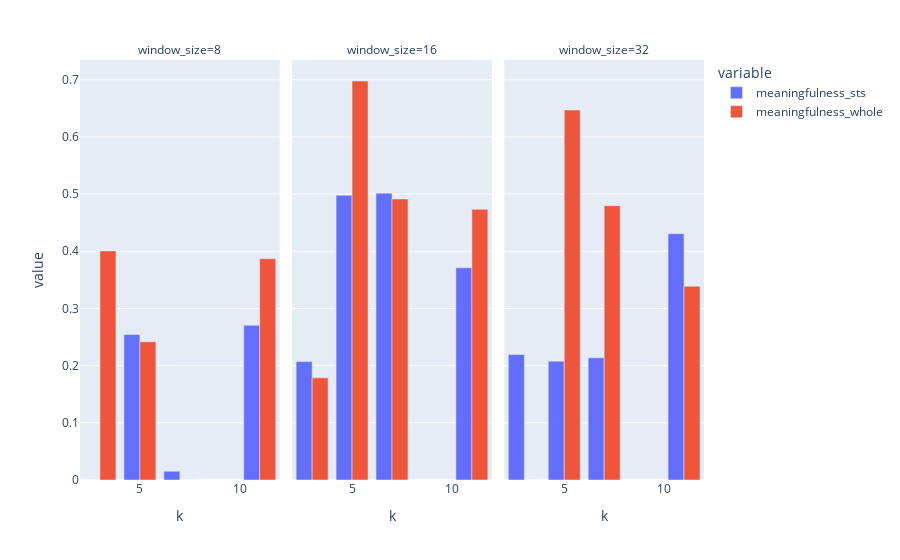

Notebook source saved alongside this figure:
### Code cell
n = 1
r = 3
ks = np.array([3,5,7,11])
ws = np.array([8,16,32])

normalizers = ['none','snd','min-max']
cluster_algos = ['kmeans','agglo','gmm']
distance_metrics = ['eukl']

normalizer = normalizers[2]

current_cluster_algo = cluster_algos[2]

current_distance_metric = distance_metrics[0]
#reduces de sampling size of the random sampled subsequences that are used for whole clustering
#if false the random samples matrix has the same height as the sts matrix
reduced_sampling_size = True

meaningfulness_sts = []
meaningfulness_whole = []
random_walk = create_random_walk(np_spx_short)

print("n: "+str(n)+", r: "+str(r))
for k in ks:
    for w in ws:
        sts,whole = calculate_meaningfulness(ts=np_spx_short, random_walk=random_walk, n=n, k=k, w=w, r=r,
                                             normalizer=normalizer, dist_metric_name=current_distance_metric,
                                             cluster_algor_name=current_cluster_algo, reduced_sampling_size=reduced_sampling_size)
        meaningfulness_sts.append([w,k,sts])
        meaningfulness_whole.append([w,k,whole])
        print("k="+str(k)+", w="+str(w)+" -- STS: "+str(sts)+", Whole: "+str(whole)+"")

df_sts = pd.DataFrame(meaningfulness_sts, columns=['window_size','k','meaningfulness_sts'])
df_whole = pd.DataFrame(meaningfulness_whole, columns=['window_size','k','meaningfulness_whole'])

join_keys = ['window_size','k']
df_meaningfulness = pd.merge(left=df_sts, right=df_whole, right_on=join_keys, left_on=join_keys)
display(df_meaningfulness)

df = df_meaningfulness.melt(id_vars=['window_size', 'k'])
px.bar(df, x='k', y='value', color='variable', barmode='group', facet_col='window_size')

### Figure 1 — Plotly figure (JSON) as saved in the notebook; plotly's stock layout.template omitted (floating-point values rounded to 4 significant figures)
{"data": [{"alignmentgroup": "True", "hovertemplate": "variable=meaningfulness_sts<br>window_size=8<br>k=%{x}<br>value=%{y}<extra></extra>", "legendgroup": "meaningfulness_sts", "marker": {"color": "#636efa"}, "name": "meaningfulness_sts", "offsetgroup": "meaningfulness_sts", "orientation": "v", "showlegend": true, "textposition": "auto", "type": "bar", "x": [3, 5, 7, 11], "xaxis": "x", "y": [8.345e-14, 0.2542, 0.01523, 0.2705], "yaxis": "y"}, {"alignmentgroup": "True", "hovertemplate": "variable=meaningfulness_sts<br>window_size=16<br>k=%{x}<br>value=%{y}<extra></extra>", "legendgroup": "meaningfulness_sts", "marker": {"color": "#636efa"}, "name": "meaningfulness_sts", "offsetgroup": "meaningfulness_sts", "orientation": "v", "showlegend": false, "textposition": "auto", "type": "bar", "x": [3, 5, 7, 11], "xaxis": "x2", "y": [0.207, 0.498, 0.5017, 0.3711], "yaxis": "y2"}, {"alignmentgroup": "True", "hovertemplate": "variable=meaningfulness_sts<br>window_size=32<br>k=%{x}<br>value=%{y}<extra></extra>", "legendgroup": "meaningfulness_sts", "marker": {"color": "#636efa"}, "name": "meaningfulness_sts", "offsetgroup": "meaningfulness_sts", "orientation": "v", "showlegend": false, "textposition": "auto", "type": "bar", "x": [3, 5, 7, 11], "xaxis": "x3", "y": [0.2195, 0.2078, 0.2136, 0.4308], "yaxis": "y3"}, {"alignmentgroup": "True", "hovertemplate": "variable=meaningfulness_whole<br>window_size=8<br>k=%{x}<br>value=%{y}<extra></extra>", "legendgroup": "meaningfulness_whole", "marker": {"color": "#EF553B"}, "name": "meaningfulness_whole", "offsetgroup": "meaningfulness_whole", "orientation": "v", "showlegend": true, "textposition": "auto", "type": "bar", "x": [3, 5, 7, 11], "xaxis": "x", "y": [0.4006, 0.2418, 5.902e-13, 0.3869], "yaxis": "y"}, {"alignmentgroup": "True", "hovertemplate": "variable=meaningfulness_whole<br>window_size=16<br>k=%{x}<br>value=%{y}<extra></extra>", "legendgroup": "meaningfulness_whole", "marker": {"color": "#EF553B"}, "name": "meaningfulness_whole", "offsetgroup": "meaningfulness_whole", "orientation": "v", "showlegend": false, "textposition": "auto", "type": "bar", "x": [3, 5, 7, 11], "xaxis": "x2", "y": [0.1786, 0.6977, 0.4914, 0.4733], "yaxis": "y2"}, {"alignmentgroup": "True", "hovertemplate": "variable=meaningfulness_whole<br>window_size=32<br>k=%{x}<br>value=%{y}<extra></extra>", "legendgroup": "meaningfulness_whole", "marker": {"color": "#EF553B"}, "name": "meaningfulness_whole", "offsetgroup": "meaningfulness_whole", "orientation": "v", "showlegend": false, "textposition": "auto", "type": "bar", "x": [3, 5, 7, 11], "xaxis": "x3", "y": [1.682e-06, 0.647, 0.4797, 0.3389], "yaxis": "y3"}], "layout": {"annotations": [{"font": {}, "showarrow": false, "text": "window_size=8", "x": 0.16, "xanchor": "center", "xref": "paper", "y": 1.0, "yanchor": "bottom", "yref": "paper"}, {"font": {}, "showarrow": false, "text": "window_size=16", "x": 0.5, "xanchor": "center", "xref": "paper", "y": 1.0, "yanchor": "bottom", "yref": "paper"}, {"font": {}, "showarrow": false, "text": "window_size=32", "x": 0.84, "xanchor": "center", "xref": "paper", "y": 1.0, "yanchor": "bottom", "yref": "paper"}], "barmode": "group", "legend": {"title": {"text": "variable"}, "tracegroupgap": 0}, "margin": {"t": 60}, "xaxis": {"anchor": "y", "domain": [0.0, 0.32], "title": {"text": "k"}}, "xaxis2": {"anchor": "y2", "domain": [0.34, 0.66], "matches": "x", "title": {"text": "k"}}, "xaxis3": {"anchor": "y3", "domain": [0.68, 1.0], "matches": "x", "title": {"text": "k"}}, "yaxis": {"anchor": "x", "domain": [0.0, 1.0], "title": {"text": "value"}}, "yaxis2": {"anchor": "x2", "domain": [0.0, 1.0], "matches": "y", "showticklabels": false}, "yaxis3": {"anchor": "x3", "domain": [0.0, 1.0], "matches": "y", "showticklabels": false}}}
